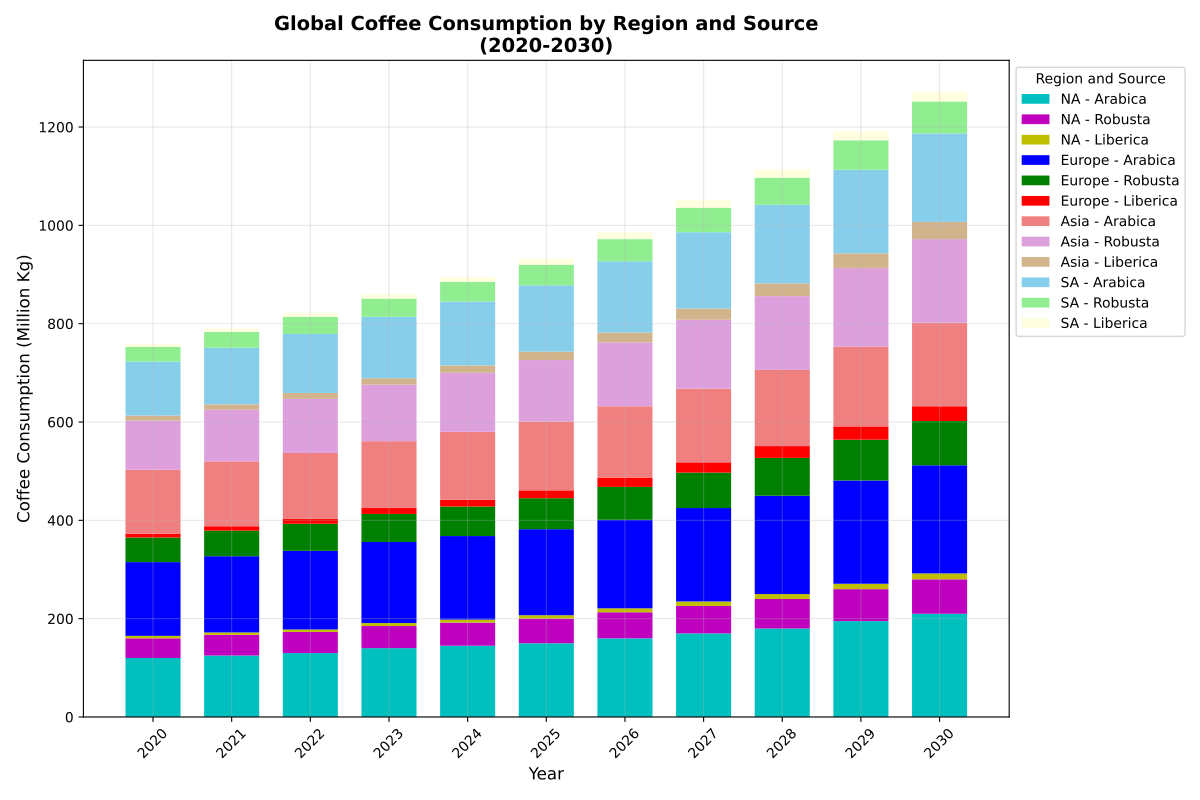

Here is the Python script that generated this plot:
import matplotlib.pyplot as plt
import numpy as np

# Define the years for the x-axis
years = np.arange(2020, 2031)

# Artificial data for coffee consumption (in million kg) by coffee type for each region
north_america_arabica = [120, 125, 130, 140, 145, 150, 160, 170, 180, 195, 210]
north_america_robusta = [40, 42, 43, 45, 47, 50, 53, 56, 60, 65, 70]
north_america_liberica = [5, 5, 5, 6, 6, 7, 8, 9, 10, 11, 12]

europe_arabica = [150, 155, 160, 165, 170, 175, 180, 190, 200, 210, 220]
europe_robusta = [50, 52, 55, 57, 60, 63, 67, 72, 77, 83, 90]
europe_liberica = [8, 9, 10, 12, 14, 16, 19, 21, 24, 27, 30]

asia_arabica = [130, 132, 134, 136, 138, 140, 145, 150, 155, 162, 170]
asia_robusta = [100, 105, 110, 115, 120, 125, 130, 140, 150, 160, 170]
asia_liberica = [10, 11, 12, 13, 15, 17, 20, 23, 26, 30, 35]

# Added new region: South America
south_america_arabica = [110, 115, 120, 125, 130, 135, 145, 155, 160, 170, 180]
south_america_robusta = [30, 32, 35, 37, 40, 42, 45, 50, 55, 60, 65]
south_america_liberica = [6, 7, 8, 9, 10, 12, 14, 15, 17, 18, 20]

# Calculate cumulative heights
cumulative_north_america = np.array(north_america_arabica) + np.array(north_america_robusta) + np.array(north_america_liberica)
cumulative_europe = cumulative_north_america + np.array(europe_arabica) + np.array(europe_robusta) + np.array(europe_liberica)
cumulative_asia = cumulative_europe + np.array(asia_arabica) + np.array(asia_robusta) + np.array(asia_liberica)

# New cumulative adding South America
cumulative_south_america = cumulative_asia + np.array(south_america_arabica) + np.array(south_america_robusta) + np.array(south_america_liberica)

fig, ax = plt.subplots(figsize=(12, 8))

# North America
ax.bar(years, north_america_arabica, label='NA - Arabica', color='c', width=0.7)
ax.bar(years, north_america_robusta, bottom=north_america_arabica, label='NA - Robusta', color='m', width=0.7)
ax.bar(years, north_america_liberica, bottom=np.array(north_america_arabica) + np.array(north_america_robusta), label='NA - Liberica', color='y', width=0.7)

# Europe
ax.bar(years, europe_arabica, bottom=np.array(cumulative_north_america), label='Europe - Arabica', color='b', width=0.7)
ax.bar(years, europe_robusta, bottom=np.array(cumulative_north_america) + np.array(europe_arabica), label='Europe - Robusta', color='g', width=0.7)
ax.bar(years, europe_liberica, bottom=np.array(cumulative_north_america) + np.array(europe_arabica) + np.array(europe_robusta), label='Europe - Liberica', color='r', width=0.7)

# Asia
ax.bar(years, asia_arabica, bottom=np.array(cumulative_europe), label='Asia - Arabica', color='lightcoral', width=0.7)
ax.bar(years, asia_robusta, bottom=np.array(cumulative_europe) + np.array(asia_arabica), label='Asia - Robusta', color='plum', width=0.7)
ax.bar(years, asia_liberica, bottom=np.array(cumulative_europe) + np.array(asia_arabica) + np.array(asia_robusta), label='Asia - Liberica', color='tan', width=0.7)

# South America
ax.bar(years, south_america_arabica, bottom=np.array(cumulative_asia), label='SA - Arabica', color='skyblue', width=0.7)
ax.bar(years, south_america_robusta, bottom=np.array(cumulative_asia) + np.array(south_america_arabica), label='SA - Robusta', color='lightgreen', width=0.7)
ax.bar(years, south_america_liberica, bottom=np.array(cumulative_asia) + np.array(south_america_arabica) + np.array(south_america_robusta), label='SA - Liberica', color='lightyellow', width=0.7)

# Set title, labels, legend, and grid
ax.set_title("Global Coffee Consumption by Region and Source\n(2020-2030)", fontsize=14, fontweight='bold')
ax.set_xlabel("Year", fontsize=12)
ax.set_ylabel("Coffee Consumption (Million Kg)", fontsize=12)
ax.legend(loc='upper left', bbox_to_anchor=(1, 1), title='Region and Source')
ax.grid(alpha=0.3)

plt.xticks(years, rotation=45)
plt.tight_layout()
plt.show()
